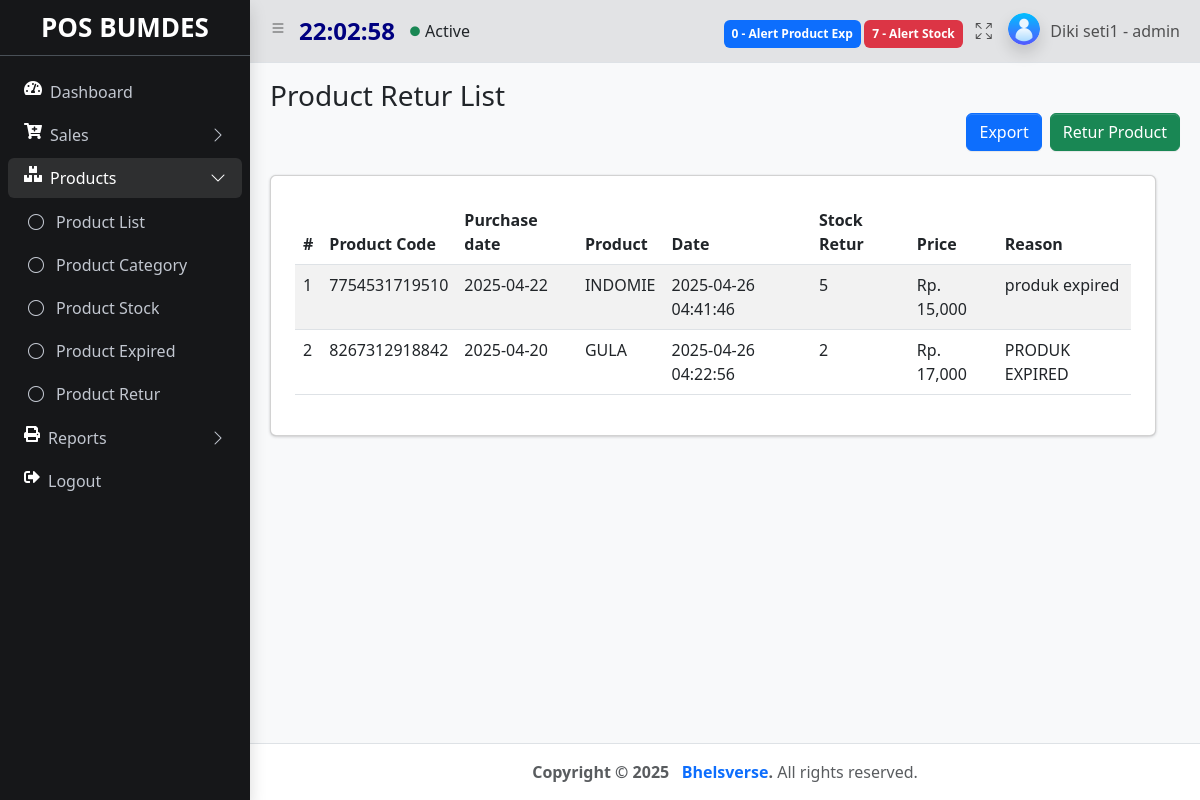
/index.php?&module=productRetur&action=productReturList (signed in), run on the app's committed database.
### tables this page shows
CREATE TABLE `products_retur` (
  `id` int(11) NOT NULL,
  `id_produk` varchar(50) NOT NULL,
  `nama_produk` varchar(100) NOT NULL,
  `stok_retur` int(11) NOT NULL,
  `ket` text NOT NULL,
  `tgl` datetime NOT NULL DEFAULT current_timestamp(),
  `tgl_transaksi` date NOT NULL,
  `harga` int(11) NOT NULL
);

### function/helper.php (called while the page is built, shortened)
<?php
function rupiah($nilai = 0){
    $string = "Rp. " . number_format($nilai);
    return $string;
}
?>

### module/productRetur/productReturList.php (the view)
<main class="app-main">
     <div class="app-content-header">
       <div class="container-fluid">
         <div class="row">
           <div class="col-sm-6"><h3 class="mb-0">Product Retur List </h3></div>
         </div>
         <div class="row">
         <div class="d-grid gap-2 d-md-flex justify-content-md-end">
           <a href="<?php echo BASE_URL . "module/productRetur/export.php"; ?>" class="btn btn-primary">Export</a>
         <a href="<?php echo BASE_URL . "index.php?&module=productRetur&action=list"; ?>" class="btn btn-success">Retur Product</a>
           </div>
           </div>
       <div class="row mt-4 ">
         <div class="row justify-content-center">
           <div class="col">
             <div class="card p-4 align-item-center">
             <table id="example" class="table table-striped">
                             <thead>
                               <tr>
                                 <th scope="col">#</th>
                                 <th scope="col">Product Code</th>
                                 <th scope="col">Purchase date</th>
                                 <th scope="col">Product</th>
                                 <th scope="col">Date</th>
                                 <th scope="col">Stock Retur</th>
                                 <th scope="col">Price</th>
                                 <th scope="col">Reason</th>
                               </tr>
                             </thead>
                             <tbody>
                         <?php
                         $query = "SELECT * FROM products_retur ";
                         $query .= "ORDER BY tgl DESC";
                         $result = mysqli_query($koneksi, $query);
                         if($result->num_rows > 0){
                             $no=1;
                         while ($item = mysqli_fetch_assoc($result)) {
                           echo "
                               <tr>
                                 <td>$no</td>
                                 <td>$item[id_produk]</td>
                                 <td>$item[tgl_transaksi]</td>
                                 <td>$item[nama_produk]</td>
                                 <td>$item[tgl]</td>
                                 <td>$item[stok_retur]</td>
                                 <td> ".rupiah($item['harga'])."</td>
                                 <td>$item[ket]</td>
                                ";
                               $no++;
                             };
                           }else{
                             echo '<script>Swal.fire({
                             title: "Product retur list is empty!",
                             text: "You clicked the button!",
                             icon: "warning"
                           });</script>';
                           } ?>
                             </tbody>
                           </table>
             </div>
           </div>
         </div>
       </div>
     </div>
   </main>

### data on the page
products_retur: id_produk "7754531719510", tgl_transaksi "2025-04-22", nama_produk "INDOMIE", tgl "2025-04-26 04:41:46", stok_retur "5", harga "Rp. 15,000", ket "produk expired"
products_retur: id_produk "8267312918842", tgl_transaksi "2025-04-20", nama_produk "GULA", tgl "2025-04-26 04:22:56", stok_retur "2", harga "Rp. 17,000", ket "PRODUK EXPIRED"

### other printed values
$notifalertexp "0"
$notifalert "7"
$nama "Diki seti1"
$role "admin"
